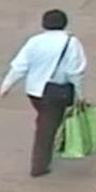
#> input picture report/wacv/analysis/fig1_agree.png, 96 x 192 px; its folder holds 3 pictures in this run
$ python make_figs.py
#> lines starting #> are read from the running program, lines starting #| are printed output that depends on the picture
"""Figures of the WACV Track 1 paper from fig1_cases.json and numbers.json (matplotlib, print).
../../../../Upar-Challenge-Track-2/.venv/bin/python make_figs.py"""
import json
from pathlib import Path
import numpy as np
import matplotlib
matplotlib.use("Agg")
import matplotlib.pyplot as plt
from PIL import Image

HERE = Path(__file__).parent; FIG = HERE.parent / "figs"; FIG.mkdir(exist_ok=True)
plt.rcParams.update({"font.family": "serif", "font.serif": ["Times New Roman", "Nimbus Roman", "DejaVu Serif"],
                     "font.size": 7, "axes.linewidth": 0.5, "xtick.major.width": 0.5, "ytick.major.width": 0.5,
                     "xtick.major.size": 2, "ytick.major.size": 2, "pdf.fonttype": 42})
BLUE, ORANGE, INK, MUTED = "#1F6FB4", "#D9661F", "#222222", "#8A8A8A"

# ---------------- Figure 1: the method on three unseen PETA images
cs = json.load(open(HERE / "fig1_cases.json")); tau = cs["tau"]
#> (reads report/wacv/analysis/fig1_cases.json from the repository)
TITLES = {"agree": "both encoders agree", "ens": "the encoders disagree", "rule": "the rule decides"}
NICE = {"Accessory-Bag": "bag", "Accessory-Backpack": "backpack", "UpperBody-Color-Pink": "pink top"}
fig = plt.figure(figsize=(6.9, 2.75))
outer = fig.add_gridspec(1, 3, wspace=0.08, left=0.085, right=0.995, top=0.9, bottom=0.11)
for col, c in enumerate(cs["cases"]):
    g = outer[col].subgridspec(2, 3, height_ratios=[2.3, 1.0], hspace=0.22, wspace=0.05)
    img = np.asarray(Image.open(HERE / f"fig1_{c['kind']}.png")).astype(float) / 255
    H, W = img.shape[:2]
#> H = 192; W = 96
    for j, (key, name) in enumerate([(None, "input"), ("D", "DINOv3 query"), ("C", "CLIP query")]):
        ax = fig.add_subplot(g[0, j]); ax.imshow(img); ax.set_xticks([]); ax.set_yticks([])
        for s in ax.spines.values():
            s.set_linewidth(0.4)
        if key:
            a = np.array(c[f"att{key}"]); a = a / a.max()
            up = np.asarray(Image.fromarray((a * 255).astype(np.uint8)).resize((W, H), Image.BILINEAR)) / 255
            ax.imshow(up, cmap="magma", alpha=0.6, vmin=0, vmax=1)
        ax.set_title(name, fontsize=6.5, pad=2)
    ax = fig.add_subplot(g[1, :])
    zm = (c["zD"] + c["zC"]) / 2
    vals = [c["zD"], c["zC"], zm, zm + tau * c["b"]]
    labs = ["DINOv3", "CLIP", "mean", r"mean + $\tau b_k$"]
    cols = [BLUE, ORANGE, MUTED, INK]
    yy = np.arange(4)[::-1]
    ax.barh(yy, vals, color=cols, height=0.62)
    ax.axvline(0, color=INK, lw=0.6)
    lim = 7.5
    ax.set_xlim(-lim, lim); ax.set_yticks(yy); ax.set_yticklabels(labs if col == 0 else [], fontsize=6)
    for y_, v in zip(yy, vals):
        ax.text(v + (0.25 if v >= 0 else -0.25), y_, f"{v:+.2f}", va="center", ha="left" if v >= 0 else "right", fontsize=5.8, color=INK)
    ax.set_xticks([-5, 0, 5]); ax.tick_params(axis="x", labelsize=6); ax.set_xlabel("logit (decision: > 0)", fontsize=6, labelpad=1)
    for s in ("top", "right"):
        ax.spines[s].set_visible(False)
    fig.text(0.085 + col * 0.3033 + 0.152, 0.955, f"{NICE[c['attr']]}: label yes, {TITLES[c['kind']]}", ha="center", fontsize=7, fontweight="bold")
#> pass 2 of the loop `for col, c in enumerate(cs["cases"]):`:
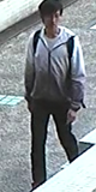
#> input picture report/wacv/analysis/fig1_ens.png, 96 x 192 px
#> the loop `for j, (key, name) in enumerate([(None, "input"), ("D", "DINOv3 query"..` made 3 passes
#> pass 2, `up = np.asarray(Image.fromarray((a * 255).astype(np.uint8)).resize((W,..`:
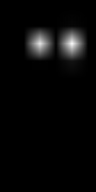
#> up: shape (192, 96) float64; min 0, max 0.961, mean 0.0306
#> pass 3, `up = np.asarray(Image.fromarray((a * 255).astype(np.uint8)).resize((W,..`:
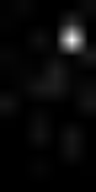
#> up: shape (192, 96) float64; min 0, max 0.945, mean 0.0342
#> pass 3 of the loop `for col, c in enumerate(cs["cases"]):`:
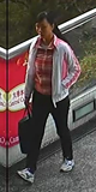
#> input picture report/wacv/analysis/fig1_rule.png, 96 x 192 px
#> the loop `for j, (key, name) in enumerate([(None, "input"), ("D", "DINOv3 query"..` made 3 passes
#> pass 2, `up = np.asarray(Image.fromarray((a * 255).astype(np.uint8)).resize((W,..`:
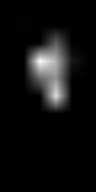
#> up: shape (192, 96) float64; min 0, max 0.98, mean 0.0611
#> pass 3, `up = np.asarray(Image.fromarray((a * 255).astype(np.uint8)).resize((W,..`:
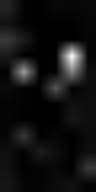
#> up: shape (192, 96) float64; min 0, max 0.953, mean 0.0684
fig.savefig(FIG / "method_cases.pdf"); fig.savefig(FIG / "method_cases.png", dpi=200)
#> after `fig.savefig(FIG / 'method_cases.pdf')`:
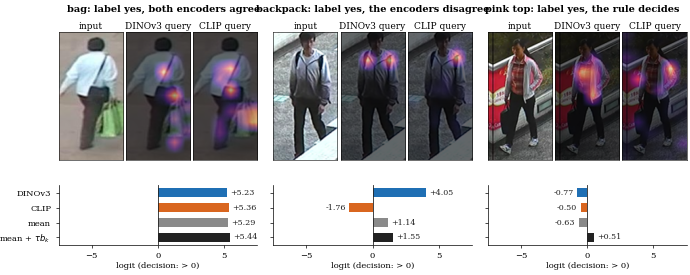
#> figure drawn by matplotlib, 12 panels

# ---------------- Figure 2: Avg vs tau on the two held-out folds
#> (the run stopped early here; a loop or call above may not have finished)
